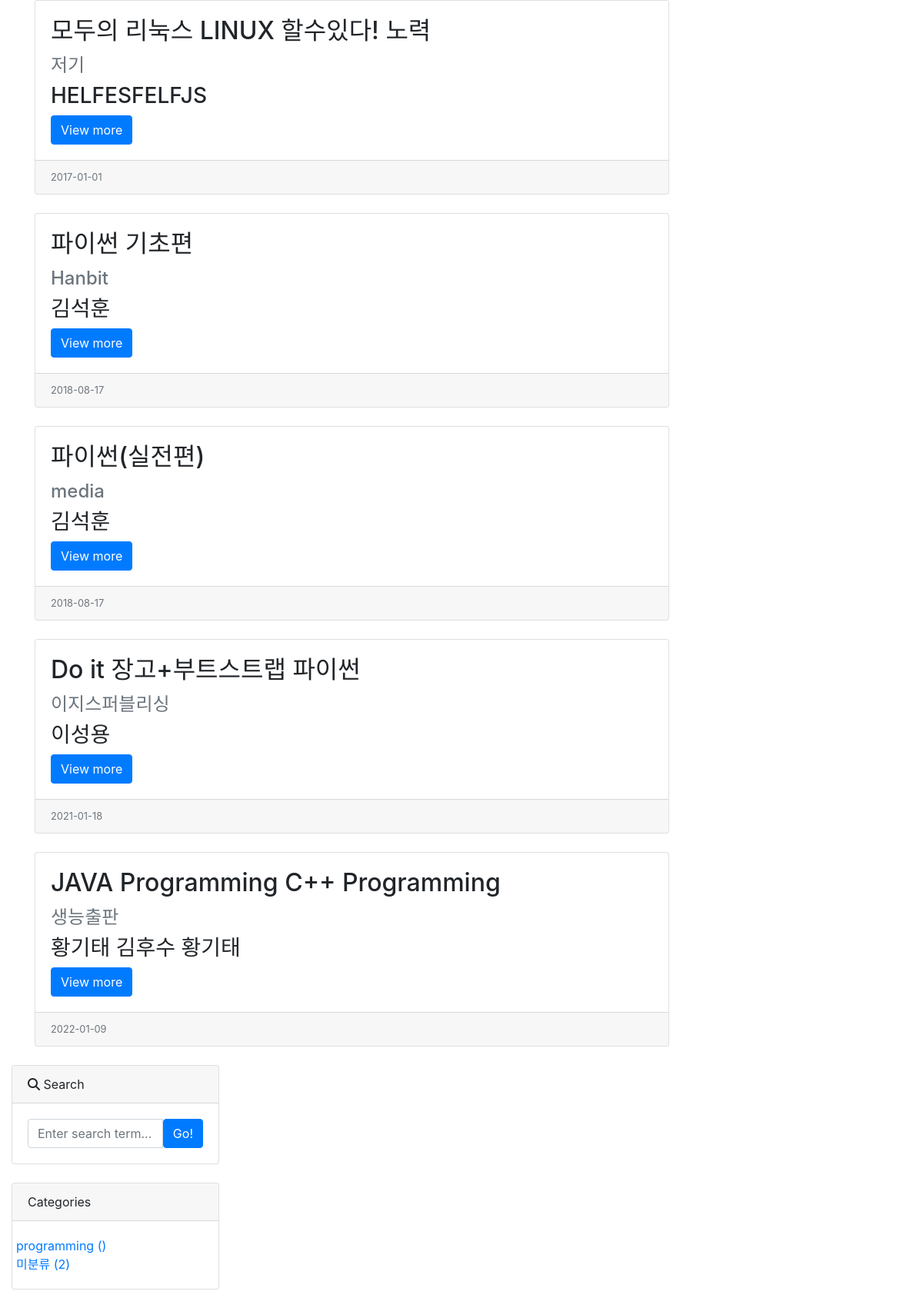
The page /books/ on the database its author committed.
### books/models.py (models this page shows, shortened)
class Book(models.Model):
    title = models.CharField(max_length=100)
    publisher = models.CharField(max_length=50)
    author = models.CharField(max_length=20)
    pub_date = models.DateField()
    category = models.ForeignKey(Category, null=True, blank=True, on_delete=models.SET_NULL)
    def get_absolute_url(self):
        return f'/books/{self.pk}/'

class Category(models.Model):
    name = models.CharField(max_length=50, unique=True)
    slug = models.SlugField(max_length=200, unique=True, allow_unicode=True)
    def __str__(self):
        return self.name
    def get_absolute_url(self):
        return f'/books/category/{self.slug}'
    class Meta:
        verbose_name_plural = 'Categories'

### books/views.py (the view)
# urls.py: path('', views.BookList.as_view()),
class BookList(ListView):
    model = Book
    ordering = 'pub_date'
    def get_context_data(self, *, object_list=None, **kwargs):
        context = super(BookList,self).get_context_data()
        context['categories'] = Category.objects.all()
        context['no_category_post_count'] = Book.objects.filter(category=None).count
        return context

### books/templates/books/book_list.html (shortened to what this page needs)
<!DOCTYPE html>
{% load static %}
<html lang="en">
<head>
    <link href="{% static 'books/bootstrap4/css/bootstrap.min.css' %}" rel="stylesheet" type="text/css" media="screen">
</head>
<body>
    <div class="container">
        <div class="row">
        {% for b in book_list %}
            <div class="col-md-8 col-lg-9" id="main-area">
                <div class="card mb-4" id="book-{{b.pk}}">
                <div class="card-body">
                    <h2 class="card-title">{{b.title}}</h2>
                    <h4 class="text-muted">{{b.publisher}}</h4>
                    <h3 class="card-text">{{b.author | upper}}</h3>
                    <a class="btn btn-primary" href="{{b.get_absolute_url}}">View more</a>
                </div>
                <div class="card-footer">
                    <div class="small text-muted">{{b.pub_date | date:"Y-m-d"}}</div>
                </div>
                </div>
             </div>
        {% endfor %}
        </div>
            </div>
            <div class="col-md-4 col-lg-3">
          <div class="card mb-4">
            <div class="card-header"><i class="fa-solid fa-magnifying-glass"></i> Search</div>
            <div class="card-body">
              <div class="input-group">
                <input class="form-control" type="text" placeholder="Enter search term..." aria-label="Enter search term..." aria-describedby="button-search" />
                <button class="btn btn-primary" id="button-search" type="button">Go!</button>
              </div>
            </div>
          </div>
          <div class="card mb-4" id='category-card'>
            <div class="card-header">Categories</div>
            <div class="card-body">
              <div class="row">
                <ul class="list-unstyled mb-0">
                  {% for c in categories %}
                    <li><a href="{{c.get_absolute_url}}">{{c}} ({{c.post_set.count}})</a></li>
                  {% endfor %}
                    <li><a href="/blog/category/no_category/">미분류 ({{no_category_post_count}})</a></li>
                </ul>
              </div>
            </div>
          </div>
            </div>
</body>
</html>

### rows shown on the page
Book: title "모두의 리눅스 LINUX 할수있다! 노력", publisher "저기", author "HELFESFELFJS", pub_date "2017-01-01"
Book: title "파이썬 기초편", publisher "Hanbit", author "김석훈", pub_date "2018-08-17"
Book: title "파이썬(실전편)", publisher "media", author "김석훈", pub_date "2018-08-17"
Book: title "Do it 장고+부트스트랩 파이썬", publisher "이지스퍼블리싱", author "이성용", pub_date "2021-01-18"
Book: title "JAVA Programming C++ Programming", publisher "생능출판", author "황기태 김후수 황기태", pub_date "2022-01-09"
Category: name "programming"

### other values the page prints
{{ no_category_post_count }} "2"
